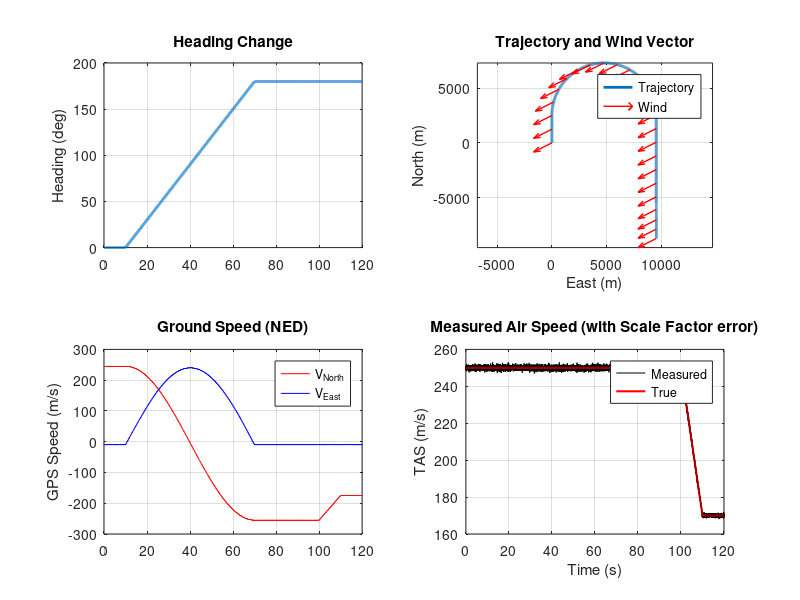
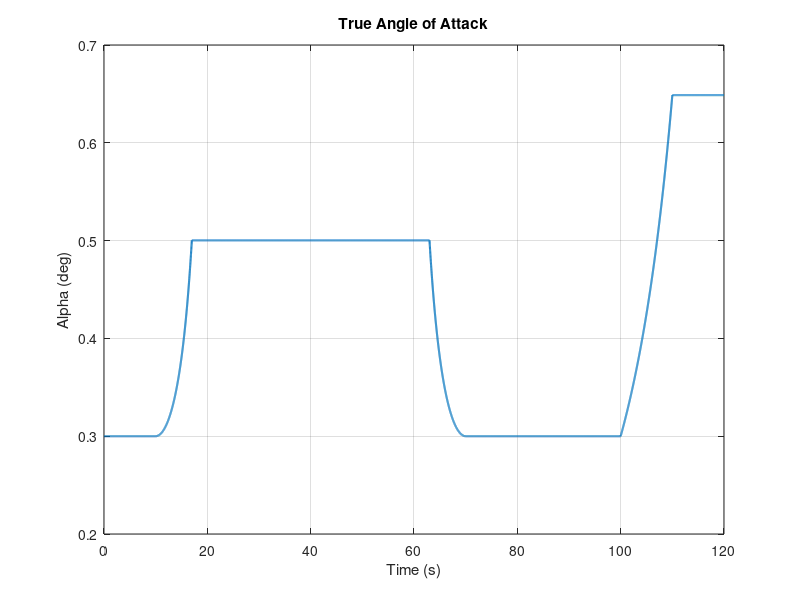

Write the MATLAB code that produced these figures, in order.
rng(0, 'twister');

clear; clc; close all;
dt = 0.01;              
T_total = 120;           
time = 0:dt:T_total;   
N = length(time);
g = 9.81;              
Va_ref_start = 250; %air speed until step decrease
Va_ref_end = 170;   %air speed at the end of step_decrease
%True vals
Va_true_mag = zeros(1,N);     % TAS
Wind_N =-5.0;           %m/s
Wind_E = -10.0;         
Wind_D = 0.0;           
Vw_N_vec = [Wind_N; Wind_E; Wind_D]; 
%Sensor noises
SF_true =  1;     
noise_acc = 0.1;       
noise_gyro = 0.002;    
noise_gps = 0.2;       
noise_pitot = 1.0;      
%% Trajectory generation
%psi = yaw , theta = pitch, phi = roll;
phi = zeros(1, N);      
theta = zeros(1, N);    
psi = zeros(1, N);      
% coordinated turn --> 10-30 , step decrease 45 - 50;
idx_turn_start = round(10 / dt) + 1;
idx_turn_end   = round(70 / dt) + 1;
idx_step_dec_start = (100/dt) + 1;
idx_step_dec_end   = round(110/dt) + 1;
Va_true_mag(1:idx_step_dec_start) = Va_ref_start; %Step decrease başına kadar sabit 50;
Va_true_mag(idx_step_dec_start : idx_step_dec_end) = linspace(Va_ref_start,Va_ref_end,(idx_step_dec_end - idx_step_dec_start) + 1 ); % 50den 30 düşüş
Va_true_mag(idx_step_dec_end:end) = Va_ref_end;
% Yaw during trajectory
psi(1:idx_turn_start) = 0;
psi(idx_turn_start:idx_turn_end) = linspace(0, pi, idx_turn_end - idx_turn_start + 1);
psi(idx_turn_end:end) = pi;
% Yaw rate
turn_duration = time(idx_turn_end) - time(idx_turn_start);
psi_dot_val = pi / turn_duration; % rad/s
% Required Roll for coordinated turn
% tan(phi) = (V * psi_dot) / g
V_turn_avg = mean(Va_true_mag(idx_turn_start:idx_turn_end)); % Ortalama hız
phi_target = atan((V_turn_avg * psi_dot_val) / g);
%Transition time for smooth roll 
t_transition = 7.0; 
n_trans = round(t_transition / dt);
idx_flat_start = idx_turn_start + n_trans; 
idx_flat_end   = idx_turn_end - n_trans;   
phi(idx_turn_start : idx_flat_start) = linspace(0, phi_target, n_trans + 1);
phi(idx_flat_start : idx_flat_end) = phi_target;
phi(idx_flat_end : idx_turn_end) = linspace(phi_target, 0, n_trans + 1);
alpha_start =  0.3 * pi/180; % AoA before step decrease
n_load = 1./cos(phi);
alpha_rad = alpha_start * (Va_ref_start ./ Va_true_mag).^2 .* n_load;
theta = atan( tan(alpha_rad) .* cos(phi) );
%Derivatives
d_phi = gradient(phi, dt);
d_theta = gradient(theta, dt);
d_psi = gradient(psi, dt);
%% Velocity and acceleration calculations
p = zeros(1, N); q = zeros(1, N); r = zeros(1, N);
Va_b = zeros(3,N);
Va_N = zeros(3, N); % Airspeed in NED
Vg_N = zeros(3, N); % Groundspeedin NED
acc_body = zeros(3, N); % Accelerometer vals
% Velocity calc.
for k = 1:N
    
    ph = phi(k); th = theta(k); ps = psi(k);
    
    %(Euler Rates -> Body Rates)
    
    R_rates = [1,  0,       -sin(th);
               0,  cos(ph),  sin(ph)*cos(th);
               0, -sin(ph),  cos(ph)*cos(th)];
           
    euler_rates = [d_phi(k); d_theta(k); d_psi(k)];
    body_rates = R_rates * euler_rates;
    
    p(k) = body_rates(1);
    q(k) = body_rates(2);
    r(k) = body_rates(3);
    
    % Body -> NED)
    cph = cos(ph); sph = sin(ph);
    cth = cos(th); sth = sin(th);
    cps = cos(ps); sps = sin(ps);
    
    C_b_n = [cth*cps, sph*sth*cps - cph*sps, cph*sth*cps + sph*sps;
             cth*sps, sph*sth*sps + cph*cps, cph*sth*sps - sph*cps;
            -sth,     sph*cth,               cph*cth];
        
    % Body frame air speed
    Va_b(:,k) = [Va_true_mag(k) * cos(alpha_rad(k)); 0; Va_true_mag(k) * sin(alpha_rad(k))]; 
    
    % NED frame air speed
    Va_N(:, k) = C_b_n * Va_b(:,k);
    
    % Ground speed from velocity vector
    Vg_N(:, k) = Va_N(:, k) + Vw_N_vec;
end
% --- İvme Hesaplama (Reverse INS) ---
% İvme = d(Vg)/dt (Nav Frame)
% İvmeölçer yerçekimini de ölçer: f_b = C_n^b * (a_n - g_n)
% Yer Hızının Türevi (Nav Frame İvmesi)
acc_nav = gradient(Vg_N, dt); % 3xN matrix türevi
g_n = [0; 0; 9.81]; 
for k = 1:N
    %(NED -> Body) 
    ph = phi(k); th = theta(k); ps = psi(k);
    cph = cos(ph); sph = sin(ph);
    cth = cos(th); sth = sin(th);
    cps = cos(ps); sps = sin(ps);
    
    C_b_n = [cth*cps, sph*sth*cps - cph*sps, cph*sth*cps + sph*sps;
             cth*sps, sph*sth*sps + cph*cps, cph*sth*sps - sph*cps;
            -sth,     sph*cth,               cph*cth];
    
    C_n_b = C_b_n'; 
    
    
    % Real accel. extract gravity
    f_b = C_n_b * (acc_nav(:, k) - g_n);
    
    acc_body(:, k) = f_b;
end
%% Sensor datas
%INS
meas_acc = acc_body + noise_acc * randn(3, N);
meas_gyro = [p; q; r] + noise_gyro * randn(3, N);
%GPS
meas_Vg = Vg_N + noise_gps * randn(3, N);
%Pitot
meas_TAS = (Va_true_mag * SF_true) + ((Va_true_mag .* 0.01 + 0.05)./3) .* randn(1, N);
% meas_TAS = (Va_true_mag * SF_true) + noise_pitot.* randn(1, N);
%% Plot
figure(1);
subplot(2, 2, 1);
plot(time, psi * 180 / pi, 'LineWidth', 2);
grid on;
ylabel('Heading (deg)');
title('Heading Change');
subplot(2, 2, 2);
pos_E = cumsum(Va_N(2, :)) * dt;
pos_N = cumsum(Va_N(1, :)) * dt;
plot(pos_E, pos_N, 'LineWidth', 2);
grid on;
axis equal;
hold on;
quiver(pos_E(1:500:end), pos_N(1:500:end), ...
       ones(size(pos_E(1:500:end))) * Wind_E, ...
       ones(size(pos_N(1:500:end))) * Wind_N, ...
       0.5, 'r', 'LineWidth', 1);
xlabel('East (m)');
ylabel('North (m)');
title('Trajectory and Wind Vector');
legend('Trajectory', 'Wind', 'Location', 'best');
subplot(2, 2, 3);
plot(time, meas_Vg(1, :), 'r', time, meas_Vg(2, :), 'b');
grid on;
ylabel('GPS Speed (m/s)');
title('Ground Speed (NED)');
legend('V_{North}', 'V_{East}');
subplot(2, 2, 4);
plot(time, meas_TAS, 'k');
hold on;
plot(time, Va_true_mag, 'r', 'LineWidth', 1.5);
grid on;
ylabel('TAS (m/s)');
title('Measured Air Speed (with Scale Factor error)');
xlabel('Time (s)');
legend('Measured', 'True');
figure(2);
plot(time, alpha_rad * 180 / pi, 'LineWidth', 1.5);
grid on;
title('True Angle of Attack');
xlabel('Time (s)');
ylabel('Alpha (deg)');
%%  Extract data
sim_data.time = time;
sim_data.imu.acc = meas_acc;    
sim_data.imu.gyro = meas_gyro;  
sim_data.gps.vel = meas_Vg;     
sim_data.gps.sigma = noise_gps;
sim_data.pitot.tas = meas_TAS; 
sim_data.pitot.sigma = noise_pitot;
sim_data.truth.wind = Vw_N_vec;
sim_data.truth.sf = SF_true;
sim_data.truth.AoA = alpha_rad;
sim_data.att = [phi;theta;psi];
sim_data.truth.Va_b = Va_b;
save('wind_est_sim_data.mat', 'sim_data');
